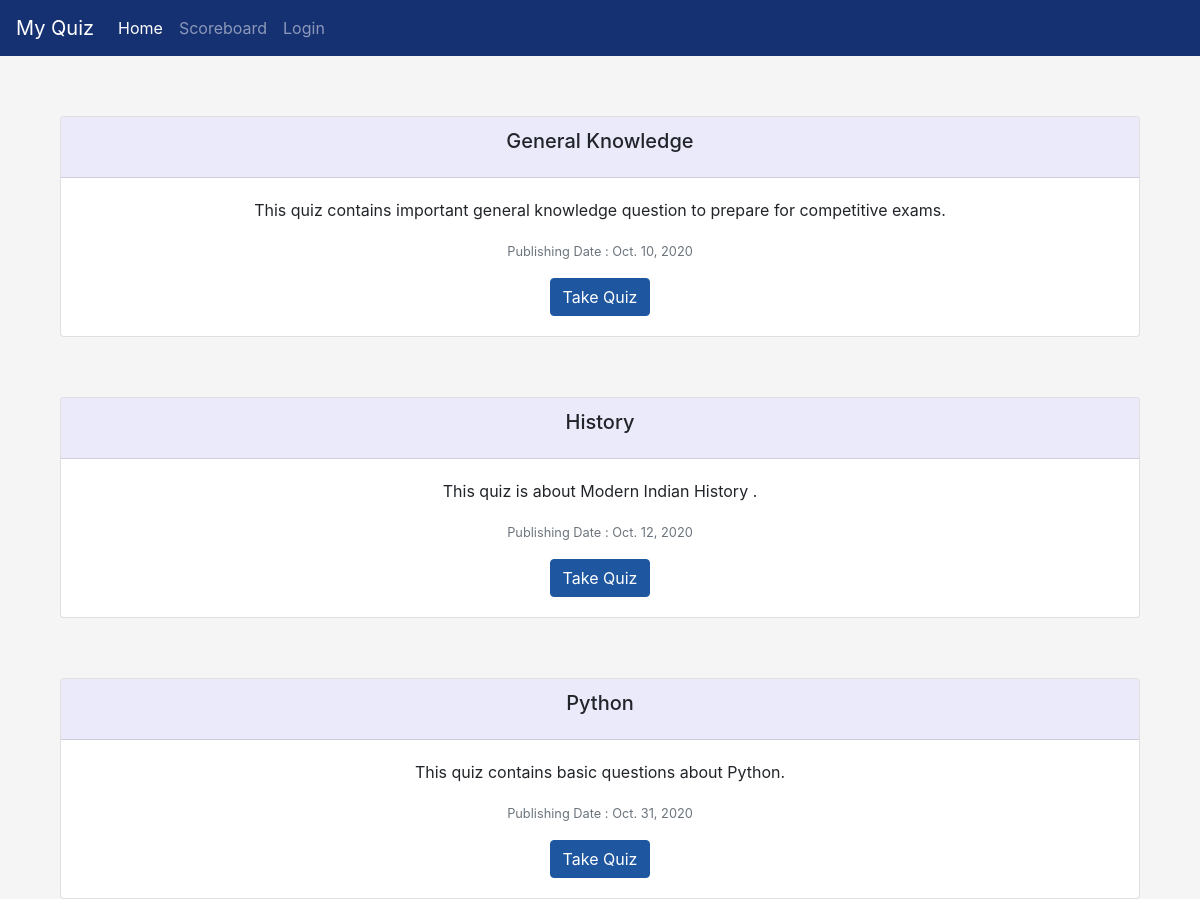
The page / on the database its author committed.
### quiz/models.py (models this page shows, shortened)
class Quiz(models.Model):
	name = models.CharField(max_length=100,default="")
	description = models.CharField(max_length=100)
	pub_date = models.DateField()
	class Meta:
		verbose_name = "Quizes"

### quiz/views.py (the view)
# urls.py: path('', views.index, name="QuizHome"),
def index(request):
    quizes = Quiz.objects.all()
    params = {'quiz': quizes}
    lst.clear()
    anslist.clear()
    return render(request, 'index.html', params)

### quiz/templates/index.html (shortened to what this page needs)
{% extends 'basic.html' %}
{% block body %}
{% for i in quiz %}
<div class="card text-center ">
    <div class="card-header">
        <h5 class="card-title">{{ i.name }}</h5>
    </div>
    <div class="card-body">
        <p class="card-text">{{ i.description }}</p>
        <p class="card-text"><small class="text-muted">Publishing Date : {{ i.pub_date }}</small></p>
        <a href="quizview/{{ i.id }}">
        <button class="btn btn-primary ">Take Quiz</button></a>
    </div>
</div>
{% endfor %}
{% endblock %}

### quiz/templates/basic.html (shortened to what this page needs)
<!doctype html>
<html lang="en">
<head>
  <link rel="stylesheet" href="https://stackpath.bootstrapcdn.com/bootstrap/4.5.2/css/bootstrap.min.css"
>
  {% load static %}
  <link rel="stylesheet" href="{% static 'style.css'%}">
</head>
<body class="basic">
  <nav class="navbar navbar-expand-lg navbar-dark bg-nav">
    <a class="navbar-brand" href="#">My Quiz</a>
    <div class="collapse navbar-collapse" id="navbarSupportedContent">
      <ul class="navbar-nav mr-auto">
        <li class="nav-item active">
          <a class="nav-link" href="/">Home <span class="sr-only">(current)</span></a>
        </li>
        <li class="nav-item">
          <a class="nav-link" href="/scoreboard">Scoreboard</a>
        </li>
        {% if request.user.is_anonymous %}
        <li class="nav-item">
          <a class="nav-link" href="/login">Login</a>
        </li>
        {% endif %}
      </ul>
    </div>
  </nav>
  {% block body %} {% endblock %}
</body>
</html>

### quiz/static/style.css (style rules this page uses)
.btn-primary { background-color: #1E56A0; border-color: #1E56A0; }
.card-header { background-color: #eaeafa; }
.bg-nav { background-color: #163172; }
.text-center { margin: 60px; }
.basic { display: inline; }
html, body { height: 100%; }
body { display: -ms-flexbox; display: inline; -ms-flex-align: center; align-items: center; padding-top: 40px; padding-bottom: 40px; background-color: #f5f5f5; }

### rows shown on the page
Quiz: name "General Knowledge", description "This quiz contains important general knowledge question to prepare for competitive exams.", pub_date "Oct. 10, 2020"
Quiz: name "History", description "This quiz is about Modern Indian History .", pub_date "Oct. 12, 2020"
Quiz: name "Python", description "This quiz contains basic questions about Python.", pub_date "Oct. 31, 2020"
